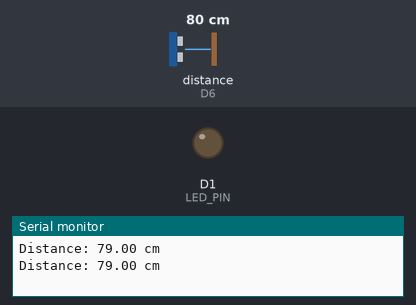
The sketch below on a simulated ESP8266 (NodeMCU). Parts: output pins drawn as LEDs (lit = HIGH), the last lines printed to the serial monitor. Wiring (inferred from the names in the program): ultrasonic range finder: trigger D5; echo D6. The inputs (shaded band) are chosen by the test bench; at power-on: distance to the obstacle (sensor on D6) 80 cm. The echo pulse lasts 58.3 µs per cm; pins used as bus, display or sensor lines are not drawn.

Above: at 1.3 s.
1.4 s: distance to the obstacle (sensor on D6) set to 17 cm
3.2 s: distance to the obstacle (sensor on D6) set to 14 cm
At 4.9 s:
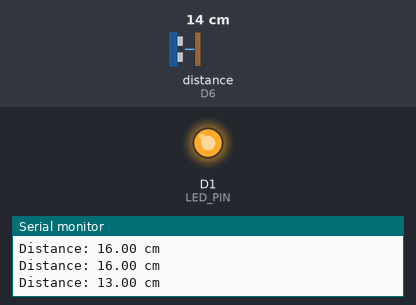
Timing chart, 0 to 6.4 s (numbered marks = the images above; inputs shaded):
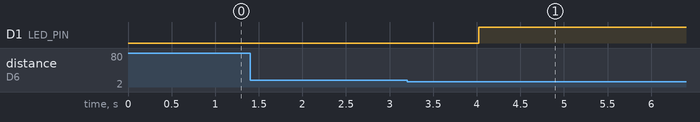

Measured:
- the behaviour switches between 16 and 15 cm on distance to the obstacle (sensor on D6) (found by bisection; images 0 and 1)
- after the input at 3.2 s, D1 (LED_PIN): LOW → HIGH after 0.82 s

The sketch:

Sensor_lights.ino
```cpp
#define TRIG_PIN D5   // GPIO14
#define ECHO_PIN D6   // GPIO12
#define LED_PIN  D1   // GPIO5

long duration;
float distance=15;
int i = 0;

void setup()
 {
  Serial.begin(115200);
  pinMode(TRIG_PIN, OUTPUT);
  pinMode(ECHO_PIN, INPUT);
  pinMode(LED_PIN, OUTPUT);
  digitalWrite(LED_PIN, LOW); // LED off initially
}

void loop()
 {
  distance = Read_Ultrasonic();
  Serial.print("Distance: ");
  Serial.print(distance);
  Serial.println(" cm");

  if(i>2)
  {
  // Turn LED on if object is closer than 14 cm
    if (distance <= 14.0)
    {
      digitalWrite(LED_PIN, HIGH);
      delay(12000);
    }
    else
    {
      digitalWrite(LED_PIN, LOW);
    }
  }
  i++;

}

float Read_Ultrasonic()
{
  digitalWrite(TRIG_PIN, LOW);
  delayMicroseconds(2);
  digitalWrite(TRIG_PIN, HIGH);
  delayMicroseconds(10);
  digitalWrite(TRIG_PIN, LOW);

  // Measure echo time
  duration = pulseIn(ECHO_PIN, HIGH);
  int dist = duration * 0.034 / 2;
  delay(500);
  return dist;

}
```
